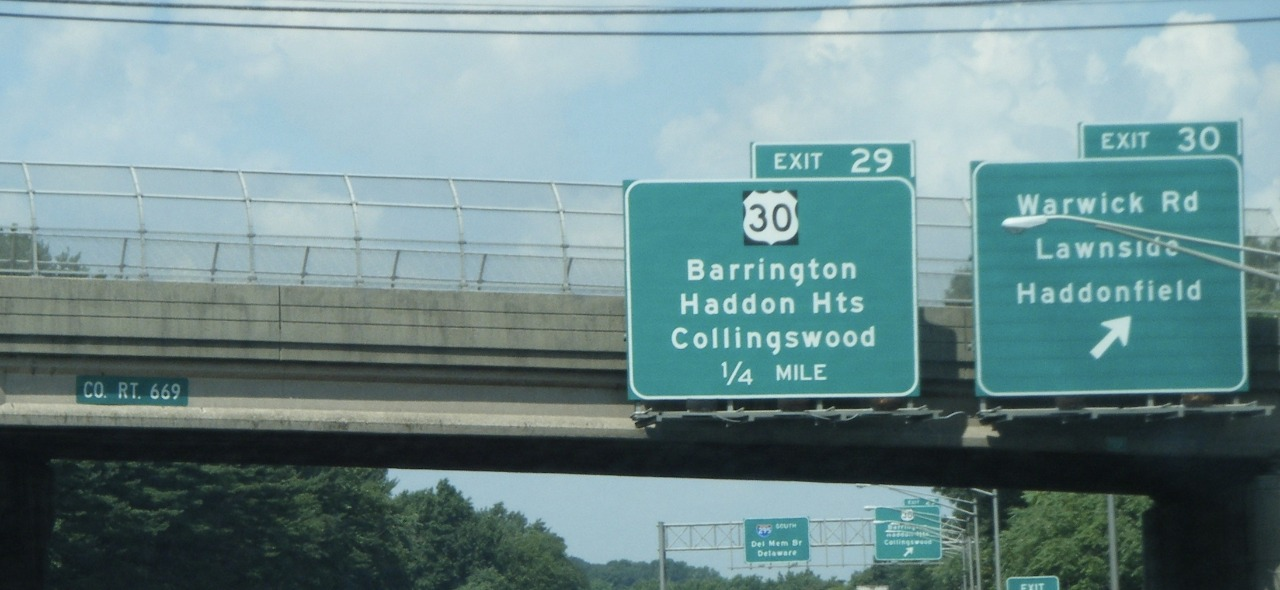
#> input picture Lab1/documentation/SwiftImage.jpeg, 1280 x 590 px, given in place of SwiftImage.png, which was not available; the run also reads 1 picture not shown here
$ python swiftAlgorithm.py   (older library calls are emulated)
#> lines starting #> are read from the running program, lines starting #| are printed output that depends on the picture; pictures that were not available may be replaced by others from this repository, and a replacement may not be noted
import cv2
import matplotlib.pyplot as plt
import os
import time

start = int(round(time.time() * 1000))
dataset_path = '/Users/neerajpadarthi/Neeraj/2nd Sem/python'
img_building = cv2.imread(os.path.join(dataset_path, 'SwiftImage.png'))
#> img_building is the input picture: shape (590, 1280, 3); mean B, G, R 141.3, 139.4, 110.7
img_building = cv2.cvtColor(img_building, cv2.COLOR_BGR2RGB)  # Convert from cv's BRG default color order to RGB

orb = cv2.ORB_create()  # OpenCV 3 backward incompatibility: Do not create a detector with `cv2.ORB()`.
key_points, description = orb.detectAndCompute(img_building, None)
#> key_points = 500 keypoints; strongest (x, y, size): (781, 209, 53.6), (759, 225, 53.6), (757, 226, 44.6), (760, 223, 44.6)
img_building_keypoints = cv2.drawKeypoints(img_building,
                                           key_points,
                                           img_building,
                                           flags=cv2.DRAW_MATCHES_FLAGS_DRAW_RICH_KEYPOINTS) # Draw circles.
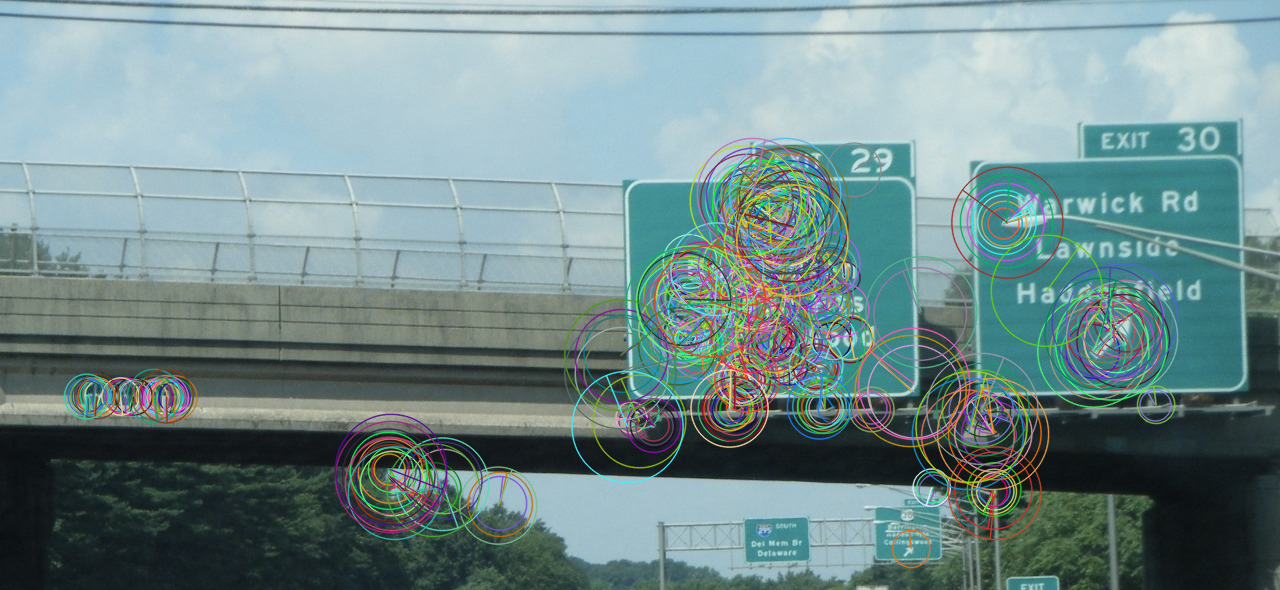
#> img_building_keypoints: shape (590, 1280, 3); mean R, G, B 114.6, 139.7, 140.2
plt.figure(figsize=(16, 16))
plt.title('ORB Interest Points')
plt.imshow(img_building_keypoints); plt.show()

def image_detect_and_compute(detector, img_name):
    """Detect and compute interest points and their descriptors."""
#> called with img_name = 'SwiftImage.png'
    img = cv2.imread(os.path.join(dataset_path, img_name))
    img = cv2.cvtColor(img, cv2.COLOR_BGR2GRAY)
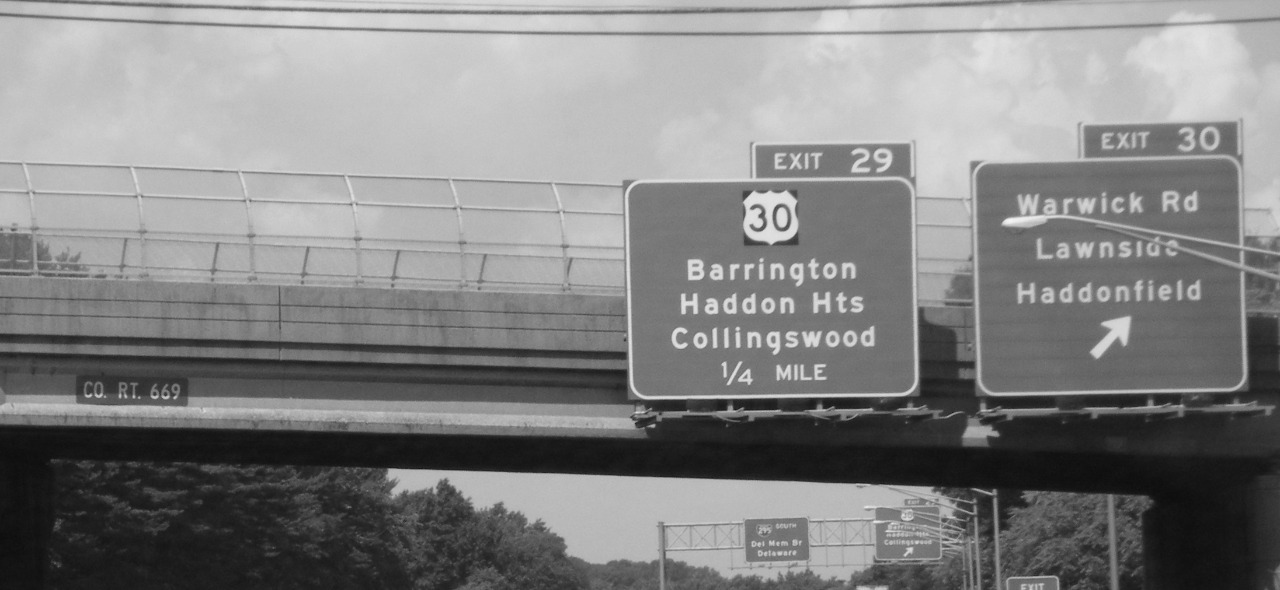
#> img: shape (590, 1280); min 12, max 245, mean 131
    kp, des = detector.detectAndCompute(img, None)
#> kp = 500 keypoints; strongest (x, y, size): (781, 209, 53.6), (759, 225, 53.6), (760, 223, 44.6), (780, 209, 44.6)
    return img, kp, des


def draw_image_matches(detector, img1_name, img2_name, nmatches=10):
    """Draw ORB feature matches of the given two images."""
    img1, kp1, des1 = image_detect_and_compute(detector, img1_name)
#> kp1 has the same summary as kp in image_detect_and_compute
    img2, kp2, des2 = image_detect_and_compute(detector, img2_name)
#> kp2 has the same summary as kp in image_detect_and_compute

    bf = cv2.BFMatcher(cv2.NORM_HAMMING, crossCheck=True)
    matches = bf.match(des1, des2)
#> matches = 500 matches
    matches = sorted(matches, key=lambda x: x.distance)  # Sort matches by distance.  Best come first.

    img_matches = cv2.drawMatches(img1, kp1, img2, kp2, matches[:nmatches], img2, flags=2)  # Show top 10 matches
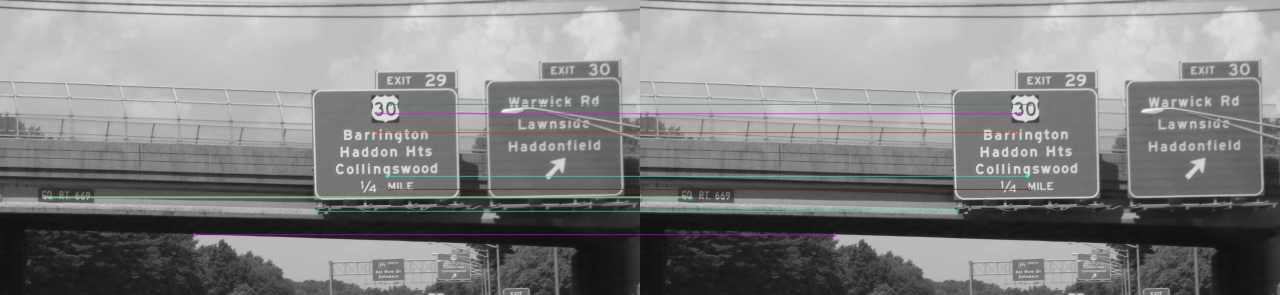
#> img_matches: shape (590, 2560, 3) (shown at 1/2 size); mean of channels 0, 1, 2 131.4, 131.2, 131.2; drawn as B, G, R
    plt.figure(figsize=(16, 16))
    plt.title(type(detector))
    plt.imshow(img_matches);
    plt.show()


orb = cv2.ORB_create()

draw_image_matches(orb, 'SwiftImage.png', 'SwiftImageCrop.jpg')

sift = cv2.xfeatures2d.SIFT_create()
kp, des = sift.detectAndCompute(img_building, None)
#> kp = 3617 keypoints; strongest (x, y, size): (816, 341, 2), (796, 372, 2.4), (975, 484, 1.9), (755, 396, 2)
img_kp = cv2.drawKeypoints(img_building, kp, img_building)
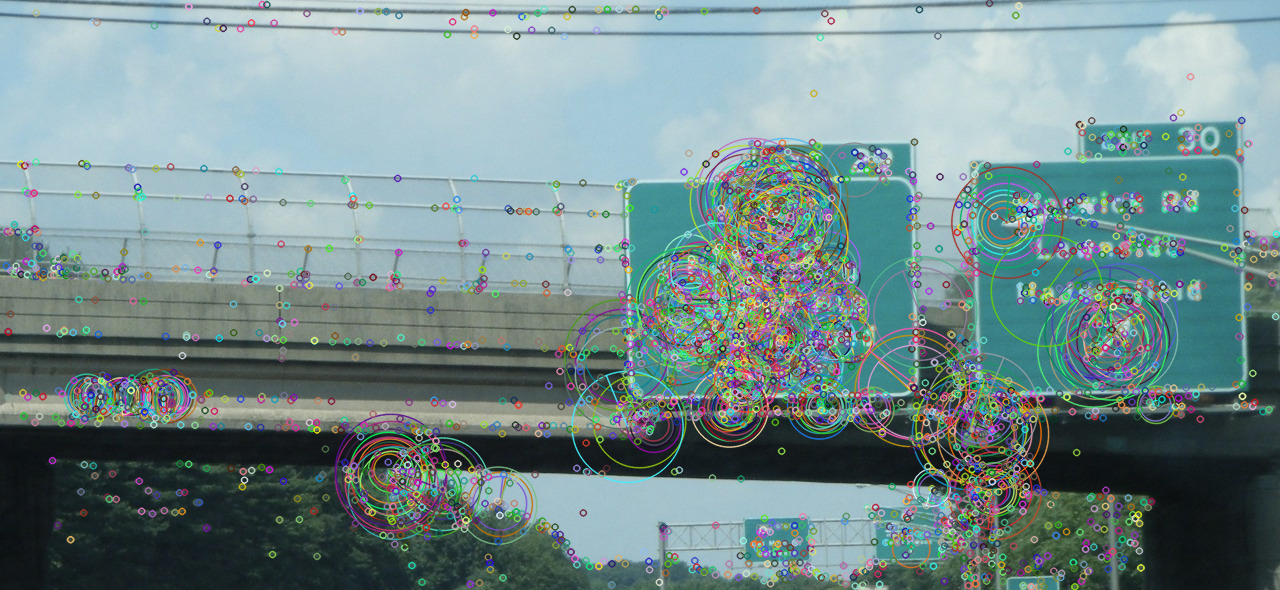
#> img_kp: shape (590, 1280, 3); mean R, G, B 116.4, 139.6, 140.4

plt.figure(figsize=(15, 15))
plt.imshow(img_kp); plt.show()

img1, kp1, des1 = image_detect_and_compute(sift, 'SwiftImage.png')
#> in image_detect_and_compute (call 3), `kp, des = detector.detectAndCompute(img, None)`: kp = 2498 keypoints; strongest (x, y, size): (408, 481, 22.7), (653, 426, 2.9), (976, 433, 17.1), (481, 489, 28.6)
#> kp1 has the same summary as kp in image_detect_and_compute
img2, kp2, des2 = image_detect_and_compute(sift, 'SwiftImageCrop.jpg')
#> kp2 has the same summary as kp in image_detect_and_compute

FLANN_INDEX_KDTREE = 1
index_params = dict(algorithm = FLANN_INDEX_KDTREE, trees = 5)
search_params = dict(checks=50)

flann = cv2.FlannBasedMatcher(index_params,search_params)
matches = flann.knnMatch(des1, des2, k=2)
#> matches = 2498 matches

matchesMask = [[0, 0] for i in range(len(matches))]
#> matchesMask = 2498 pairs, first value 0 to 0, second value 0 to 0
# ratio test as per Lowe's paper
for i, (m, n) in enumerate(matches):
    if m.distance < 0.55*n.distance:
        matchesMask[i] = [1, 0]
#> after the loop, matchesMask = 2498 pairs, first value 1 to 1, second value 0 to 0

draw_params = dict(matchColor=(0, 255, 0),
                   singlePointColor=(255, 0, 0),
                   matchesMask=matchesMask,
                   flags=0)
#> draw_params = 4 items

img3 = cv2.drawMatchesKnn(img1, kp1, img2, kp2, matches, None, **draw_params)
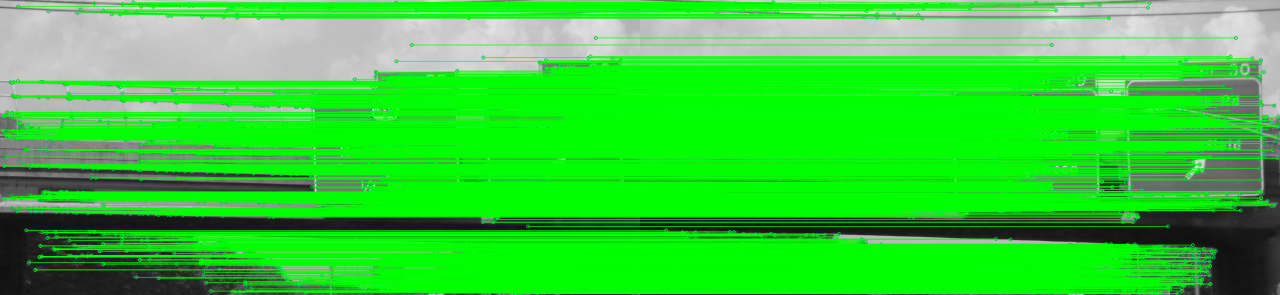
#> img3: shape (590, 2560, 3) (shown at 1/2 size); mean of channels 0, 1, 2 57.6, 205.2, 56.9; drawn as B, G, R
plt.figure(figsize=(18, 18))
plt.imshow(img3); plt.show()
end = int(round(time.time() * 1000))
print("Time for building convnet: ")
print(end - start)
